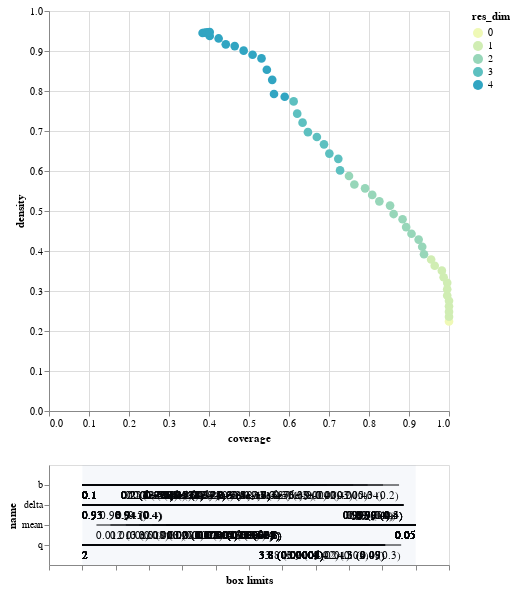

The notebook cell saved with this chart:
### Code cell
box1.inspect_tradeoff()

### Figure 1 — Vega-Lite specification as saved in the notebook (floating-point values rounded to 4 significant figures)
{"config": {"view": {"continuousWidth": 400, "continuousHeight": 300}}, "vconcat": [{"data": {"name": "data-538267dba269857c7793ea1973a39920"}, "mark": {"type": "circle", "size": 75}, "encoding": {"color": {"type": "ordinal", "field": "res_dim", "scale": {"range": ["#eff9b6", "#d0edb3", "#97d6b9", "#5dc0c0", "#31a5c2", "#1f80b8", "#2354a3", "#21318d"]}}, "opacity": {"condition": {"value": 1, "selection": "selector001"}, "value": 0.4}, "tooltip": [{"type": "ordinal", "field": "id"}, {"type": "quantitative", "field": "coverage", "format": ".2"}, {"type": "quantitative", "field": "density", "format": ".2"}, {"type": "ordinal", "field": "res_dim"}], "x": {"type": "quantitative", "field": "coverage"}, "y": {"type": "quantitative", "field": "density"}}, "height": 400, "selection": {"selector001": {"type": "single", "fields": ["id"]}}, "width": 400}, {"layer": [{"data": {"name": "data-c01cb71e37f58d8c78d3f2ef4659445b"}, "mark": "rule", "encoding": {"x": {"type": "quantitative", "axis": {"grid": false, "labels": false, "title": "box limits"}, "field": "x_lower", "scale": {"domain": [0, 1], "padding": 0.1}}, "x2": {"field": "x_upper"}, "y": {"type": "nominal", "field": "name", "scale": {"padding": 1.0}}}, "transform": [{"calculate": "(datum.x1-datum.minimum)/(datum.maximum-datum.minimum)", "as": "x_lower"}, {"calculate": "(datum.x2-datum.minimum)/(datum.maximum-datum.minimum)", "as": "x_upper"}, {"filter": {"selection": "selector001"}}], "width": 400}, {"data": {"name": "data-c01cb71e37f58d8c78d3f2ef4659445b"}, "mark": {"type": "text", "align": "left", "baseline": "top", "dy": 5}, "encoding": {"text": {"type": "ordinal", "field": "text"}, "x": {"type": "quantitative", "axis": {"grid": false, "labels": false, "title": "box limits"}, "field": "x_lower", "scale": {"domain": [0, 1], "padding": 0.1}}, "x2": {"field": "x_upper"}, "y": {"type": "nominal", "field": "name", "scale": {"padding": 1.0}}}, "transform": [{"calculate": "(datum.x1-datum.minimum)/(datum.maximum-datum.minimum)", "as": "x_lower"}, {"calculate": "(datum.x2-datum.minimum)/(datum.maximum-datum.minimum)", "as": "x_upper"}, {"filter": {"selection": "selector001"}}, {"calculate": "datum.qp_lower>0?format(datum.x1, \".2\")+\" (\"+format(datum.qp_lower, \".1~g\")+\")\" :format(datum.x1, \".2\")", "as": "text"}], "width": 400}, {"data": {"name": "data-c01cb71e37f58d8c78d3f2ef4659445b"}, "mark": {"type": "text", "align": "right", "baseline": "top", "dy": 5}, "encoding": {"text": {"type": "ordinal", "field": "text"}, "x": {"type": "quantitative", "field": "x_upper"}, "x2": {"field": "x_upper"}, "y": {"type": "nominal", "field": "name", "scale": {"padding": 1.0}}}, "transform": [{"calculate": "(datum.x1-datum.minimum)/(datum.maximum-datum.minimum)", "as": "x_lower"}, {"calculate": "(datum.x2-datum.minimum)/(datum.maximum-datum.minimum)", "as": "x_upper"}, {"filter": {"selection": "selector001"}}, {"calculate": "datum.qp_upper>0?format(datum.x2, \".2\")+\" (\"+format(datum.qp_upper, \".1\")+\")\" :format(datum.x2, \".2\")", "as": "text"}], "width": 400}, {"data": {"name": "data-bb8d07f6df3d47a6a475317795287b23"}, "mark": {"type": "rect", "opacity": 0.05}, "encoding": {"x": {"type": "quantitative", "field": "start"}, "x2": {"field": "end"}}}, {"data": {"name": "data-d751713988987e9331980363e24189ce"}, "mark": "point", "encoding": {"x": {"type": "quantitative", "field": "x"}, "y": {"type": "nominal", "field": "name"}}, "transform": [{"filter": {"selection": "selector001"}}], "width": 400}, {"data": {"name": "data-d751713988987e9331980363e24189ce"}, "mark": {"type": "text", "align": "center", "baseline": "top", "dy": 5}, "encoding": {"text": {"type": "nominal", "field": "item"}, "x": {"type": "quantitative", "field": "x"}, "y": {"type": "nominal", "field": "name"}}, "transform": [{"filter": {"selection": "selector001"}}], "width": 400}]}], "$schema": "https://vega.github.io/schema/vega-lite/v4.8.1.json", "datasets": {"data-538267dba269857c7793ea1973a39920": [{"coverage": 1.0, "density": 0.224, "id": 0, "mass": 1.0, "mean": 0.224, "res_dim": 0}, {"coverage": 1.0, "density": 0.2358, "id": 1, "mass": 0.95, "mean": 0.2358, "res_dim": 1}, {"coverage": 1.0, "density": 0.2483, "id": 2, "mass": 0.902, "mean": 0.2483, "res_dim": 1}, {"coverage": 1.0, "density": 0.2617, "id": 3, "mass": 0.856, "mean": 0.2617, "res_dim": 1}, {"coverage": 1.0, "density": 0.2755, "id": 4, "mass": 0.813, "mean": 0.2755, "res_dim": 1}, {"coverage": 0.9955, "density": 0.2889, "id": 5, "mass": 0.772, "mean": 0.2889, "res_dim": 1}, {"coverage": 0.9955, "density": 0.3042, "id": 6, "mass": 0.733, "mean": 0.3042, "res_dim": 1}, {"coverage": 0.9955, "density": 0.3204, "id": 7, "mass": 0.696, "mean": 0.3204, "res_dim": 1}, {"coverage": 0.9866, "density": 0.3343, "id": 8, "mass": 0.661, "mean": 0.3343, "res_dim": 1}, {"coverage": 0.9821, "density": 0.3509, "id": 9, "mass": 0.627, "mean": 0.3509, "res_dim": 1}, {"coverage": 0.9643, "density": 0.363, "id": 10, "mass": 0.595, "mean": 0.363, "res_dim": 1}, {"coverage": 0.9554, "density": 0.3788, "id": 11, "mass": 0.565, "mean": 0.3788, "res_dim": 1}, {"coverage": 0.9375, "density": 0.3918, "id": 12, "mass": 0.536, "mean": 0.3918, "res_dim": 2}, {"coverage": 0.933, "density": 0.4106, "id": 13, "mass": 0.509, "mean": 0.4106, "res_dim": 2}, {"coverage": 0.9241, "density": 0.4286, "id": 14, "mass": 0.483, "mean": 0.4286, "res_dim": 2}, {"coverage": 0.9062, "density": 0.4432, "id": 15, "mass": 0.458, "mean": 0.4432, "res_dim": 2}, {"coverage": 0.8929, "density": 0.4598, "id": 16, "mass": 0.435, "mean": 0.4598, "res_dim": 2}, {"coverage": 0.8839, "density": 0.4794, "id": 17, "mass": 0.413, "mean": 0.4794, "res_dim": 2}, {"coverage": 0.8616, "density": 0.4923, "id": 18, "mass": 0.392, "mean": 0.4923, "res_dim": 2}, {"coverage": 0.8527, "density": 0.5134, "id": 19, "mass": 0.372, "mean": 0.5134, "res_dim": 2}, {"coverage": 0.8259, "density": 0.5241, "id": 20, "mass": 0.353, "mean": 0.5241, "res_dim": 2}, {"coverage": 0.808, "density": 0.5403, "id": 21, "mass": 0.335, "mean": 0.5403, "res_dim": 2}, {"coverage": 0.7902, "density": 0.5566, "id": 22, "mass": 0.318, "mean": 0.5566, "res_dim": 2}, {"coverage": 0.7634, "density": 0.5662, "id": 23, "mass": 0.302, "mean": 0.5662, "res_dim": 2}, {"coverage": 0.75, "density": 0.5874, "id": 24, "mass": 0.286, "mean": 0.5874, "res_dim": 2}, {"coverage": 0.7277, "density": 0.6015, "id": 25, "mass": 0.271, "mean": 0.6015, "res_dim": 3}, {"coverage": 0.7232, "density": 0.6304, "id": 26, "mass": 0.257, "mean": 0.6304, "res_dim": 3}, {"coverage": 0.7009, "density": 0.6434, "id": 27, "mass": 0.244, "mean": 0.6434, "res_dim": 3}, {"coverage": 0.6875, "density": 0.6667, "id": 28, "mass": 0.231, "mean": 0.6667, "res_dim": 3}, {"coverage": 0.6696, "density": 0.6849, "id": 29, "mass": 0.219, "mean": 0.6849, "res_dim": 3}, {"coverage": 0.6473, "density": 0.6971, "id": 30, "mass": 0.208, "mean": 0.6971, "res_dim": 3}, {"coverage": 0.6339, "density": 0.7208, "id": 31, "mass": 0.197, "mean": 0.7208, "res_dim": 3}, {"coverage": 0.6205, "density": 0.7433, "id": 32, "mass": 0.187, "mean": 0.7433, "res_dim": 3}, {"coverage": 0.6116, "density": 0.774, "id": 33, "mass": 0.177, "mean": 0.774, "res_dim": 3}, {"coverage": 0.5893, "density": 0.7857, "id": 34, "mass": 0.168, "mean": 0.7857, "res_dim": 4}, {"coverage": 0.5625, "density": 0.7925, "id": 35, "mass": 0.159, "mean": 0.7925, "res_dim": 4}, {"coverage": 0.558, "density": 0.8278, "id": 36, "mass": 0.151, "mean": 0.8278, "res_dim": 4}, {"coverage": 0.5446, "density": 0.8531, "id": 37, "mass": 0.143, "mean": 0.8531, "res_dim": 4}, {"coverage": 0.5312, "density": 0.8815, "id": 38, "mass": 0.135, "mean": 0.8815, "res_dim": 4}, {"coverage": 0.5089, "density": 0.8906, "id": 39, "mass": 0.128, "mean": 0.8906, "res_dim": 4}, {"coverage": 0.4866, "density": 0.9008, "id": 40, "mass": 0.121, "mean": 0.9008, "res_dim": 4}, {"coverage": 0.4643, "density": 0.9123, "id": 41, "mass": 0.114, "mean": 0.9123, "res_dim": 4}, {"coverage": 0.442, "density": 0.9167, "id": 42, "mass": 0.108, "mean": 0.9167, "res_dim": 4}, {"coverage": 0.4241, "density": 0.9314, "id": 43, "mass": 0.102, "mean": 0.9314, "res_dim": 4}, {"coverage": 0.4018, "density": 0.9375, "id": 44, "mass": 0.096, "mean": 0.9375, "res_dim": 4}, {"coverage": 0.3839, "density": 0.9451, "id": 45, "mass": 0.091, "mean": 0.9451, "res_dim": 4}, {"coverage": 0.3884, "density": 0.9457, "id": 46, "mass": 0.092, "mean": 0.9457, "res_dim": 4}, {"coverage": 0.3929, "density": 0.9462, "id": 47, "mass": 0.093, "mean": 0.9462, "res_dim": 4}, {"coverage": 0.3973, "density": 0.9468, "id": 48, "mass": 0.094, "mean": 0.9468, "res_dim": 4}, {"coverage": 0.4018, "density": 0.9474, "id": 49, "mass": 0.095, "mean": 0.9474, "res_dim": 4}], "data-c01cb71e37f58d8c78d3f2ef4659445b": [{"x1": 0.1002, "x2": 0.4325, "name": "b", "id": 1, "minimum": 0.1002, "maximum": 0.45, "qp_lower": -1.0, "qp_upper": 0.2019}, {"x1": 0.1002, "x2": 0.4157, "name": "b", "id": 2, "minimum": 0.1002, "maximum": 0.45, "qp_lower": -1.0, "qp_upper": 0.04458}, {"x1": 0.1002, "x2": 0.3996, "name": "b", "id": 3, "minimum": 0.1002, "maximum": 0.45, "qp_lower": -1.0, "qp_upper": 0.005184}, {"x1": 0.1002, "x2": 0.3845, "name": "b", "id": 4, "minimum": 0.1002, "maximum": 0.45, "qp_lower": -1.0, "qp_upper": 0.0003314}, {"x1": 0.1002, "x2": 0.3703, "name": "b", "id": 5, "minimum": 0.1002, "maximum": 0.45, "qp_lower": -1.0, "qp_upper": 1.596e-05}, {"x1": 0.1002, "x2": 0.3567, "name": "b", "id": 6, "minimum": 0.1002, "maximum": 0.45, "qp_lower": -1.0, "qp_upper": 3.049e-07}, {"x1": 0.1002, "x2": 0.3436, "name": "b", "id": 7, "minimum": 0.1002, "maximum": 0.45, "qp_lower": -1.0, "qp_upper": 3.141e-09}, {"x1": 0.1002, "x2": 0.3313, "name": "b", "id": 8, "minimum": 0.1002, "maximum": 0.45, "qp_lower": -1.0, "qp_upper": 5.596e-11}, {"x1": 0.1002, "x2": 0.3193, "name": "b", "id": 9, "minimum": 0.1002, "maximum": 0.45, "qp_lower": -1.0, "qp_upper": 3.358e-13}, {"x1": 0.1002, "x2": 0.3083, "name": "b", "id": 10, "minimum": 0.1002, "maximum": 0.45, "qp_lower": -1.0, "qp_upper": 1.085e-14}, {"x1": 0.1002, "x2": 0.2978, "name": "b", "id": 11, "minimum": 0.1002, "maximum": 0.45, "qp_lower": -1.0, "qp_upper": 8.011e-17}, {"x1": 0.1002, "x2": 0.2978, "name": "b", "id": 12, "minimum": 0.1002, "maximum": 0.45, "qp_lower": -1.0, "qp_upper": 4.031e-17}, {"x1": 0.01171, "x2": 0.04997, "name": "mean", "id": 12, "minimum": 0.01002, "maximum": 0.04997, "qp_lower": 0.2811, "qp_upper": -1.0}, {"x1": 0.1002, "x2": 0.2978, "name": "b", "id": 13, "minimum": 0.1002, "maximum": 0.45, "qp_lower": -1.0, "qp_upper": 1.14e-17}, {"x1": 0.01339, "x2": 0.04997, "name": "mean", "id": 13, "minimum": 0.01002, "maximum": 0.04997, "qp_lower": 0.07608, "qp_upper": -1.0}, {"x1": 0.1002, "x2": 0.2978, "name": "b", "id": 14, "minimum": 0.1002, "maximum": 0.45, "qp_lower": -1.0, "qp_upper": 7.902e-18}, {"x1": 0.01523, "x2": 0.04997, "name": "mean", "id": 14, "minimum": 0.01002, "maximum": 0.04997, "qp_lower": 0.01401, "qp_upper": -1.0}, {"x1": 0.1002, "x2": 0.2978, "name": "b", "id": 15, "minimum": 0.1002, "maximum": 0.45, "qp_lower": -1.0, "qp_upper": 5.139e-18}, {"x1": 0.01683, "x2": 0.04997, "name": "mean", "id": 15, "minimum": 0.01002, "maximum": 0.04997, "qp_lower": 0.002772, "qp_upper": -1.0}, {"x1": 0.1002, "x2": 0.2978, "name": "b", "id": 16, "minimum": 0.1002, "maximum": 0.45, "qp_lower": -1.0, "qp_upper": 2.983e-18}, {"x1": 0.01838, "x2": 0.04997, "name": "mean", "id": 16, "minimum": 0.01002, "maximum": 0.04997, "qp_lower": 0.0003386, "qp_upper": -1.0}, {"x1": 0.1002, "x2": 0.2978, "name": "b", "id": 17, "minimum": 0.1002, "maximum": 0.45, "qp_lower": -1.0, "qp_upper": 3.858e-18}, {"x1": 0.02011, "x2": 0.04997, "name": "mean", "id": 17, "minimum": 0.01002, "maximum": 0.04997, "qp_lower": 1.939e-05, "qp_upper": -1.0}, {"x1": 0.1002, "x2": 0.2874, "name": "b", "id": 18, "minimum": 0.1002, "maximum": 0.45, "qp_lower": -1.0, "qp_upper": 2.733e-19}, {"x1": 0.02011, "x2": 0.04997, "name": "mean", "id": 18, "minimum": 0.01002, "maximum": 0.04997, "qp_lower": 2.78e-05, "qp_upper": -1.0}, {"x1": 0.1002, "x2": 0.2773, "name": "b", "id": 19, "minimum": 0.1002, "maximum": 0.45, "qp_lower": -1.0, "qp_upper": 1.068e-21}, {"x1": 0.02011, "x2": 0.04997, "name": "mean", "id": 19, "minimum": 0.01002, "maximum": 0.04997, "qp_lower": 2.692e-05, "qp_upper": -1.0}, {"x1": 0.1002, "x2": 0.2681, "name": "b", "id": 20, "minimum": 0.1002, "maximum": 0.45, "qp_lower": -1.0, "qp_upper": 2.318e-22}, {"x1": 0.02011, "x2": 0.04997, "name": "mean", "id": 20, "minimum": 0.01002, "maximum": 0.04997, "qp_lower": 4.271e-05, "qp_upper": -1.0}, {"x1": 0.1002, "x2": 0.2597, "name": "b", "id": 21, "minimum": 0.1002, "maximum": 0.45, "qp_lower": -1.0, "qp_upper": 7.157e-24}, {"x1": 0.02011, "x2": 0.04997, "name": "mean", "id": 21, "minimum": 0.01002, "maximum": 0.04997, "qp_lower": 3.762e-05, "qp_upper": -1.0}, {"x1": 0.1002, "x2": 0.2505, "name": "b", "id": 22, "minimum": 0.1002, "maximum": 0.45, "qp_lower": -1.0, "qp_upper": 2.435e-25}, {"x1": 0.02011, "x2": 0.04997, "name": "mean", "id": 22, "minimum": 0.01002, "maximum": 0.04997, "qp_lower": 7.382e-05, "qp_upper": -1.0}, {"x1": 0.1002, "x2": 0.2505, "name": "b", "id": 23, "minimum": 0.1002, "maximum": 0.45, "qp_lower": -1.0, "qp_upper": 9.728e-24}, {"x1": 0.02204, "x2": 0.04997, "name": "mean", "id": 23, "minimum": 0.01002, "maximum": 0.04997, "qp_lower": 2.782e-05, "qp_upper": -1.0}, {"x1": 0.1002, "x2": 0.2505, "name": "b", "id": 24, "minimum": 0.1002, "maximum": 0.45, "qp_lower": -1.0, "qp_upper": 2.924e-23}, {"x1": 0.02376, "x2": 0.04997, "name": "mean", "id": 24, "minimum": 0.01002, "maximum": 0.04997, "qp_lower": 1.754e-06, "qp_upper": -1.0}, {"x1": 0.1002, "x2": 0.2505, "name": "b", "id": 25, "minimum": 0.1002, "maximum": 0.45, "qp_lower": -1.0, "qp_upper": 7.865e-23}, {"x1": 0.02376, "x2": 0.04997, "name": "mean", "id": 25, "minimum": 0.01002, "maximum": 0.04997, "qp_lower": 1.122e-06, "qp_upper": -1.0}, {"x1": 2.001, "x2": 4.39, "name": "q", "id": 25, "minimum": 2.001, "maximum": 4.499, "qp_lower": -1.0, "qp_upper": 0.3426}, {"x1": 0.1002, "x2": 0.2505, "name": "b", "id": 26, "minimum": 0.1002, "maximum": 0.45, "qp_lower": -1.0, "qp_upper": 6.625e-24}, {"x1": 0.02376, "x2": 0.04997, "name": "mean", "id": 26, "minimum": 0.01002, "maximum": 0.04997, "qp_lower": 1.207e-06, "qp_upper": -1.0}, {"x1": 2.001, "x2": 4.27, "name": "q", "id": 26, "minimum": 2.001, "maximum": 4.499, "qp_lower": -1.0, "qp_upper": 0.09042}, {"x1": 0.1002, "x2": 0.2439, "name": "b", "id": 27, "minimum": 0.1002, "maximum": 0.45, "qp_lower": -1.0, "qp_upper": 1.37e-24}, {"x1": 0.02376, "x2": 0.04997, "name": "mean", "id": 27, "minimum": 0.01002, "maximum": 0.04997, "qp_lower": 1.608e-06, "qp_upper": -1.0}, {"x1": 2.001, "x2": 4.27, "name": "q", "id": 27, "minimum": 2.001, "maximum": 4.499, "qp_lower": -1.0, "qp_upper": 0.07833}, {"x1": 0.1002, "x2": 0.2368, "name": "b", "id": 28, "minimum": 0.1002, "maximum": 0.45, "qp_lower": -1.0, "qp_upper": 1.366e-26}, {"x1": 0.02376, "x2": 0.04997, "name": "mean", "id": 28, "minimum": 0.01002, "maximum": 0.04997, "qp_lower": 1.042e-06, "qp_upper": -1.0}, {"x1": 2.001, "x2": 4.27, "name": "q", "id": 28, "minimum": 2.001, "maximum": 4.499, "qp_lower": -1.0, "qp_upper": 0.07094}, {"x1": 0.1002, "x2": 0.2274, "name": "b", "id": 29, "minimum": 0.1002, "maximum": 0.45, "qp_lower": -1.0, "qp_upper": 7.376e-28}, {"x1": 0.02376, "x2": 0.04997, "name": "mean", "id": 29, "minimum": 0.01002, "maximum": 0.04997, "qp_lower": 3.635e-06, "qp_upper": -1.0}, {"x1": 2.001, "x2": 4.27, "name": "q", "id": 29, "minimum": 2.001, "maximum": 4.499, "qp_lower": -1.0, "qp_upper": 0.09008}, {"x1": 0.1002, "x2": 0.2274, "name": "b", "id": 30, "minimum": 0.1002, "maximum": 0.45, "qp_lower": -1.0, "qp_upper": 4.547e-27}, {"x1": 0.02376, "x2": 0.04997, "name": "mean", "id": 30, "minimum": 0.01002, "maximum": 0.04997, "qp_lower": 4.074e-06, "qp_upper": -1.0}, {"x1": 2.001, "x2": 4.15, "name": "q", "id": 30, "minimum": 2.001, "maximum": 4.499, "qp_lower": -1.0, "qp_upper": 0.04682}, {"x1": 0.1002, "x2": 0.2274, "name": "b", "id": 31, "minimum": 0.1002, "maximum": 0.45, "qp_lower": -1.0, "qp_upper": 5.711e-27}, {"x1": 0.02376, "x2": 0.04997, "name": "mean", "id": 31, "minimum": 0.01002, "maximum": 0.04997, "qp_lower": 1.792e-05, "qp_upper": -1.0}, {"x1": 2.001, "x2": 4.009, "name": "q", "id": 31, "minimum": 2.001, "maximum": 4.499, "qp_lower": -1.0, "qp_upper": 0.009564}, {"x1": 0.1002, "x2": 0.2274, "name": "b", "id": 32, "minimum": 0.1002, "maximum": 0.45, "qp_lower": -1.0, "qp_upper": 1.006e-27}, {"x1": 0.02376, "x2": 0.04997, "name": "mean", "id": 32, "minimum": 0.01002, "maximum": 0.04997, "qp_lower": 1.404e-05, "qp_upper": -1.0}, {"x1": 2.001, "x2": 3.924, "name": "q", "id": 32, "minimum": 2.001, "maximum": 4.499, "qp_lower": -1.0, "qp_upper": 0.001586}, {"x1": 0.1002, "x2": 0.2274, "name": "b", "id": 33, "minimum": 0.1002, "maximum": 0.45, "qp_lower": -1.0, "qp_upper": 7.584e-28}, {"x1": 0.02376, "x2": 0.04997, "name": "mean", "id": 33, "minimum": 0.01002, "maximum": 0.04997, "qp_lower": 1.282e-05, "qp_upper": -1.0}, {"x1": 2.001, "x2": 3.811, "name": "q", "id": 33, "minimum": 2.001, "maximum": 4.499, "qp_lower": -1.0, "qp_upper": 7.977e-05}, {"x1": 0.1002, "x2": 0.2274, "name": "b", "id": 34, "minimum": 0.1002, "maximum": 0.45, "qp_lower": -1.0, "qp_upper": 7.989e-28}, {"x1": 0.93, "x2": 0.9877, "name": "delta", "id": 34, "minimum": 0.93, "maximum": 0.9899, "qp_lower": -1.0, "qp_upper": 0.3995}, {"x1": 0.02376, "x2": 0.04997, "name": "mean", "id": 34, "minimum": 0.01002, "maximum": 0.04997, "qp_lower": 8.112e-06, "qp_upper": -1.0}, {"x1": 2.001, "x2": 3.811, "name": "q", "id": 34, "minimum": 2.001, "maximum": 4.499, "qp_lower": -1.0, "qp_upper": 5.445e-05}, {"x1": 0.1002, "x2": 0.2223, "name": "b", "id": 35, "minimum": 0.1002, "maximum": 0.45, "qp_lower": -1.0, "qp_upper": 2.844e-27}, {"x1": 0.93, "x2": 0.9877, "name": "delta", "id": 35, "minimum": 0.93, "maximum": 0.9899, "qp_lower": -1.0, "qp_upper": 0.3921}, {"x1": 0.02376, "x2": 0.04997, "name": "mean", "id": 35, "minimum": 0.01002, "maximum": 0.04997, "qp_lower": 9.04e-06, "qp_upper": -1.0}, {"x1": 2.001, "x2": 3.811, "name": "q", "id": 35, "minimum": 2.001, "maximum": 4.499, "qp_lower": -1.0, "qp_upper": 6.465e-05}, {"x1": 0.1002, "x2": 0.2157, "name": "b", "id": 36, "minimum": 0.1002, "maximum": 0.45, "qp_lower": -1.0, "qp_upper": 1.521e-30}, {"x1": 0.93, "x2": 0.9877, "name": "delta", "id": 36, "minimum": 0.93, "maximum": 0.9899, "qp_lower": -1.0, "qp_upper": 0.3598}, {"x1": 0.02376, "x2": 0.04997, "name": "mean", "id": 36, "minimum": 0.01002, "maximum": 0.04997, "qp_lower": 2.72e-05, "qp_upper": -1.0}, {"x1": 2.001, "x2": 3.811, "name": "q", "id": 36, "minimum": 2.001, "maximum": 4.499, "qp_lower": -1.0, "qp_upper": 1.463e-05}, {"x1": 0.1002, "x2": 0.2085, "name": "b", "id": 37, "minimum": 0.1002, "maximum": 0.45, "qp_lower": -1.0, "qp_upper": 1.871e-31}, {"x1": 0.93, "x2": 0.9877, "name": "delta", "id": 37, "minimum": 0.93, "maximum": 0.9899, "qp_lower": -1.0, "qp_upper": 0.4896}, {"x1": 0.02376, "x2": 0.04997, "name": "mean", "id": 37, "minimum": 0.01002, "maximum": 0.04997, "qp_lower": 2.469e-05, "qp_upper": -1.0}, {"x1": 2.001, "x2": 3.811, "name": "q", "id": 37, "minimum": 2.001, "maximum": 4.499, "qp_lower": -1.0, "qp_upper": 4.973e-05}, {"x1": 0.1002, "x2": 0.201, "name": "b", "id": 38, "minimum": 0.1002, "maximum": 0.45, "qp_lower": -1.0, "qp_upper": 1.164e-34}, {"x1": 0.93, "x2": 0.9877, "name": "delta", "id": 38, "minimum": 0.93, "maximum": 0.9899, "qp_lower": -1.0, "qp_upper": 0.3563}, {"x1": 0.02376, "x2": 0.04997, "name": "mean", "id": 38, "minimum": 0.01002, "maximum": 0.04997, "qp_lower": 2.971e-06, "qp_upper": -1.0}, {"x1": 2.001, "x2": 3.811, "name": "q", "id": 38, "minimum": 2.001, "maximum": 4.499, "qp_lower": -1.0, "qp_upper": 3.979e-05}, {"x1": 0.1002, "x2": 0.1959, "name": "b", "id": 39, "minimum": 0.1002, "maximum": 0.45, "qp_lower": -1.0, "qp_upper": 3.099e-34}, {"x1": 0.93, "x2": 0.9877, "name": "delta", "id": 39, "minimum": 0.93, "maximum": 0.9899, "qp_lower": -1.0, "qp_upper": 0.3433}, {"x1": 0.02376, "x2": 0.04997, "name": "mean", "id": 39, "minimum": 0.01002, "maximum": 0.04997, "qp_lower": 1.828e-06, "qp_upper": -1.0}, {"x1": 2.001, "x2": 3.811, "name": "q", "id": 39, "minimum": 2.001, "maximum": 4.499, "qp_lower": -1.0, "qp_upper": 0.0001151}, {"x1": 0.1002, "x2": 0.1959, "name": "b", "id": 40, "minimum": 0.1002, "maximum": 0.45, "qp_lower": -1.0, "qp_upper": 2.423e-33}, {"x1": 0.93, "x2": 0.9877, "name": "delta", "id": 40, "minimum": 0.93, "maximum": 0.9899, "qp_lower": -1.0, "qp_upper": 0.418}, {"x1": 0.02494, "x2": 0.04997, "name": "mean", "id": 40, "minimum": 0.01002, "maximum": 0.04997, "qp_lower": 7.762e-07, "qp_upper": -1.0}, {"x1": 2.001, "x2": 3.811, "name": "q", "id": 40, "minimum": 2.001, "maximum": 4.499, "qp_lower": -1.0, "qp_upper": 9.215e-05}, {"x1": 0.1002, "x2": 0.1959, "name": "b", "id": 41, "minimum": 0.1002, "maximum": 0.45, "qp_lower": -1.0, "qp_upper": 4.455e-33}, {"x1": 0.93, "x2": 0.9877, "name": "delta", "id": 41, "minimum": 0.93, "maximum": 0.9899, "qp_lower": -1.0, "qp_upper": 0.4046}, {"x1": 0.02579, "x2": 0.04997, "name": "mean", "id": 41, "minimum": 0.01002, "maximum": 0.04997, "qp_lower": 2.843e-07, "qp_upper": -1.0}, {"x1": 2.001, "x2": 3.811, "name": "q", "id": 41, "minimum": 2.001, "maximum": 4.499, "qp_lower": -1.0, "qp_upper": 4.279e-05}, {"x1": 0.1002, "x2": 0.1959, "name": "b", "id": 42, "minimum": 0.1002, "maximum": 0.45, "qp_lower": -1.0, "qp_upper": 3.761e-32}, {"x1": 0.93, "x2": 0.9854, "name": "delta", "id": 42, "minimum": 0.93, "maximum": 0.9899, "qp_lower": -1.0, "qp_upper": 0.3519}, {"x1": 0.02579, "x2": 0.04997, "name": "mean", "id": 42, "minimum": 0.01002, "maximum": 0.04997, "qp_lower": 2.802e-07, "qp_upper": -1.0}, {"x1": 2.001, "x2": 3.811, "name": "q", "id": 42, "minimum": 2.001, "maximum": 4.499, "qp_lower": -1.0, "qp_upper": 4.211e-05}, {"x1": 0.1002, "x2": 0.1959, "name": "b", "id": 43, "minimum": 0.1002, "maximum": 0.45, "qp_lower": -1.0, "qp_upper": 2.648e-32}, {"x1": 0.93, "x2": 0.9854, "name": "delta", "id": 43, "minimum": 0.93, "maximum": 0.9899, "qp_lower": -1.0, "qp_upper": 0.419}, {"x1": 0.02691, "x2": 0.04997, "name": "mean", "id": 43, "minimum": 0.01002, "maximum": 0.04997, "qp_lower": 5.93e-08, "qp_upper": -1.0}, {"x1": 2.001, "x2": 3.811, "name": "q", "id": 43, "minimum": 2.001, "maximum": 4.499, "qp_lower": -1.0, "qp_upper": 6.612e-05}, {"x1": 0.1002, "x2": 0.1959, "name": "b", "id": 44, "minimum": 0.1002, "maximum": 0.45, "qp_lower": -1.0, "qp_upper": 6.136e-31}, {"x1": 0.9332, "x2": 0.9854, "name": "delta", "id": 44, "minimum": 0.93, "maximum": 0.9899, "qp_lower": 0.5094, "qp_upper": 0.4068}, {"x1": 0.02691, "x2": 0.04997, "name": "mean", "id": 44, "minimum": 0.01002, "maximum": 0.04997, "qp_lower": 6.035e-08, "qp_upper": -1.0}, {"x1": 2.001, "x2": 3.811, "name": "q", "id": 44, "minimum": 2.001, "maximum": 4.499, "qp_lower": -1.0, "qp_upper": 4.583e-05}, {"x1": 0.1002, "x2": 0.1959, "name": "b", "id": 45, "minimum": 0.1002, "maximum": 0.45, "qp_lower": -1.0, "qp_upper": 1.999e-30}, {"x1": 0.936, "x2": 0.9854, "name": "delta", "id": 45, "minimum": 0.93, "maximum": 0.9899, "qp_lower": 0.4003, "qp_upper": 0.3906}, {"x1": 0.02691, "x2": 0.04997, "name": "mean", "id": 45, "minimum": 0.01002, "maximum": 0.04997, "qp_lower": 6.301e-08, "qp_upper": -1.0}, {"x1": 2.001, "x2": 3.811, "name": "q", "id": 45, "minimum": 2.001, "maximum": 4.499, "qp_lower": -1.0, "qp_upper": 4.459e-05}, {"x1": 0.1002, "x2": 0.1959, "name": "b", "id": 46, "minimum": 0.1002, "maximum": 0.45, "qp_lower": -1.0, "qp_upper": 1.181e-30}, {"x1": 0.9359, "x2": 0.9854, "name": "delta", "id": 46, "minimum": 0.93, "maximum": 0.9899, "qp_lower": 0.3896, "qp_upper": 0.3896}, {"x1": 0.02691, "x2": 0.04997, "name": "mean", "id": 46, "minimum": 0.01002, "maximum": 0.04997, "qp_lower": 5.725e-08, "qp_upper": -1.0}, {"x1": 2.001, "x2": 3.811, "name": "q", "id": 46, "minimum": 2.001, "maximum": 4.499, "qp_lower": -1.0, "qp_upper": 4.3e-05}, {"x1": 0.1002, "x2": 0.1959, "name": "b", "id": 47, "minimum": 0.1002, "maximum": 0.45, "qp_lower": -1.0, "qp_upper": 5.51e-31}, {"x1": 0.9359, "x2": 0.9858, "name": "delta", "id": 47, "minimum": 0.93, "maximum": 0.9899, "qp_lower": 0.3886, "qp_upper": 0.379}, {"x1": 0.02691, "x2": 0.04997, "name": "mean", "id": 47, "minimum": 0.01002, "maximum": 0.04997, "qp_lower": 6.19e-08, "qp_upper": -1.0}, {"x1": 2.001, "x2": 3.811, "name": "q", "id": 47, "minimum": 2.001, "maximum": 4.499, "qp_lower": -1.0, "qp_upper": 4.149e-05}, {"x1": 0.1002, "x2": 0.1959, "name": "b", "id": 48, "minimum": 0.1002, "maximum": 0.45, "qp_lower": -1.0, "qp_upper": 3.276e-31}, {"x1": 0.9359, "x2": 0.9861, "name": "delta", "id": 48, "minimum": 0.93, "maximum": 0.9899, "qp_lower": 0.3877, "qp_upper": 0.3686}, {"x1": 0.02691, "x2": 0.04997, "name": "mean", "id": 48, "minimum": 0.01002, "maximum": 0.04997, "qp_lower": 5.636e-08, "qp_upper": -1.0}, {"x1": 2.001, "x2": 3.811, "name": "q", "id": 48, "minimum": 2.001, "maximum": 4.499, "qp_lower": -1.0, "qp_upper": 4.006e-05}, {"x1": 0.1002, "x2": 0.1959, "name": "b", "id": 49, "minimum": 0.1002, "maximum": 0.45, "qp_lower": -1.0, "qp_upper": 7.424e-32}, {"x1": 0.9359, "x2": 0.9864, "name": "delta", "id": 49, "minimum": 0.93, "maximum": 0.9899, "qp_lower": 0.3868, "qp_upper": 0.3583}, {"x1": 0.02691, "x2": 0.04997, "name": "mean", "id": 49, "minimum": 0.01002, "maximum": 0.04997, "qp_lower": 5.139e-08, "qp_upper": -1.0}, {"x1": 2.001, "x2": 3.811, "name": "q", "id": 49, "minimum": 2.001, "maximum": 4.499, "qp_lower": -1.0, "qp_upper": 3.87e-05}], "data-bb8d07f6df3d47a6a475317795287b23": [{"start": 0, "end": 1}], "data-d751713988987e9331980363e24189ce": []}}
